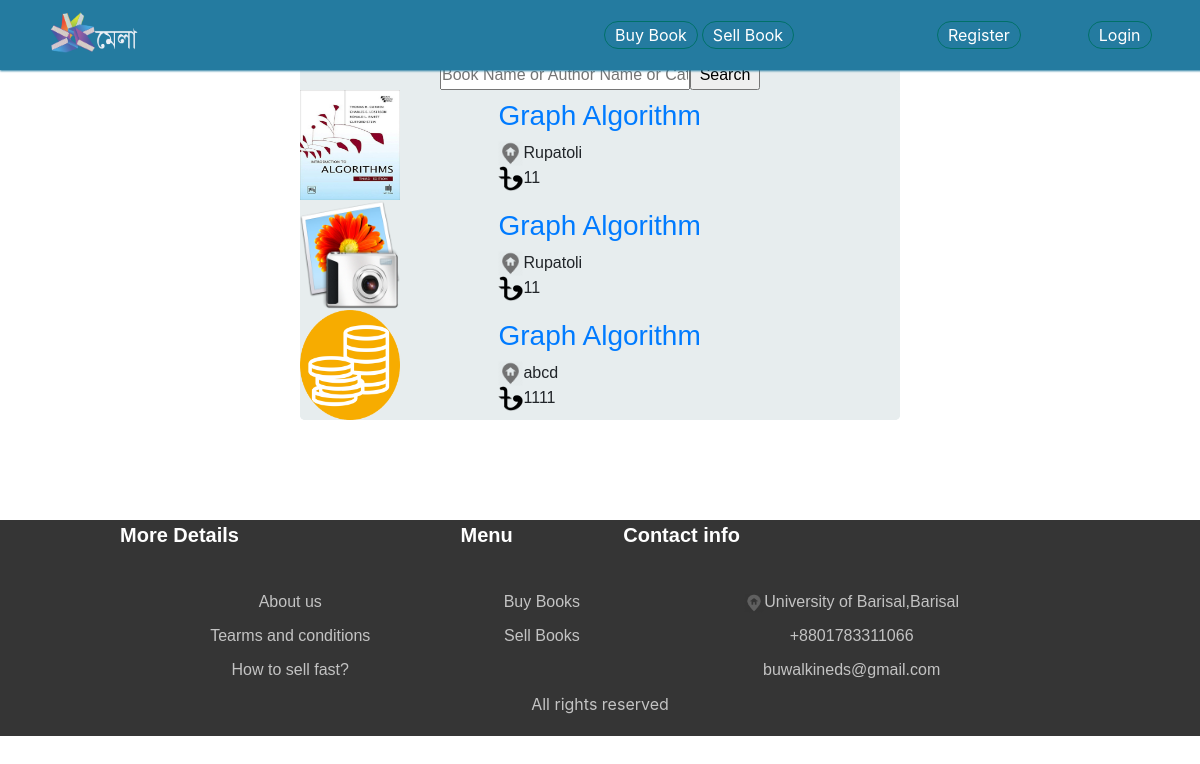
Page /products on the committed database.
### firstapp/models.py (models this page shows, shortened)
class Advertisement(models.Model):
    Book_Name = models.CharField( max_length=250)
    Authors_Name = models.CharField(max_length=250)
    Category = models.ForeignKey("Category",on_delete=models.CASCADE,null=True)
    Books_Condition = models.BooleanField(default=False, null=True)
    Location = models.CharField(max_length=250)
    Division = models.ForeignKey("Division", on_delete=models.CASCADE,null=True)
    Details = models.TextField()
    Price = models.IntegerField()
    Image = models.ImageField(
        upload_to='pictures',
        height_field=None,
        width_field=None,
        max_length=None,
        null = True,
        )
    Poster = models.ForeignKey(settings.AUTH_USER_MODEL, on_delete=models.CASCADE, null = True)

### firstapp/views.py (the view)
# urls.py: path('products',views.products,name = "products"),
def products(request):
    prods = Advertisement.objects.all()
    return render(request,'products.html',{'products':prods})

### templates/products.html (shortened to what this page needs)
{% extends 'base.html' %}
{% load static %}
{% block content %}
<center>
		<div class="detailsdiv">
			<form method="post" action="">
				<table class="searchtable">
					<tr>
						<td>
							<input type="text" name="search" placeholder="Book Name or Author Name or Category" style="width: 250px; height: 30px;" Required>
						</td>
						<td>
							<input type="submit" name="submit" value="Search" style="width: 70px; height: 30px;">
						</td>
					</tr>
				</table>
			</form>
			<table class="detailstable">
            {% for product in products %}
				<tr>
					<td><a href="{% url 'showdetails' product.id %}"><img src="{{product.Image.url}}" height="110" width="100"></a></td>
					<td>
						<a href="{% url 'showdetails' product.id %}"><h3>{{product.Book_Name}}</h3></a>
						<table>
							<tr>
								<td><img src="{% static 'images/location.png' %}" height="25" width="25"></td>
								<td>{{product.Location}}</td>
							</tr>
							<tr>
								<td><img src="{% static 'images/taka.png' %}" height="25" width="25"></td>
								<td>{{product.Price}}</td>
						</table>
					</td>
				</tr>
                {% endfor %}
			</table>
		</div>
	</center>
{% endblock %}

### templates/base.html (shortened to what this page needs)
{% load static %}
<!DOCTYPE html>
<html>
	<head>
		<link rel="stylesheet" href="{% static 'bootstrap/bootstrap4.5.css' %}">
	</head>
	<body>
		<table class="header">
			<tr>
				<td class="logo_inside_header">
					<a href="/"><img src="{% static 'images/logo.png' %}" height="60" width="100"></a>
				</td>
				<td>
					<table>
						<tr>
							<td id="navigation"><a href="{% url 'products' %}">Buy Book</a></td>
							<td id="navigation"><a href="{% url 'postadd' %}">Sell Book</a></td>
						</tr>
					</table>
				</td>
				{% if user.is_authenticated %}
				<td id="navigation"><a href="{% url 'logout' %}">Logout</a></td>
				<td id="navigation"><a href="{% url 'profile' %}">Profile</a></td>
				{% else %}
				<td id="navigation"><a href="{% url 'register' %}">Register</a></td>
				<td id="navigation"><a href="{% url 'login' %}">Login</a></td>
				{% endif %}
			</tr>
		</table>
        {% block content%}
        {% endblock %}
    </body>
	<center class="mainfooter">
		<footer>
			<div class="footerdiv">
				<table class="footertable">
					<tr>
						<th>More Details</th>
						<th>Menu</th>
						<th>Contact info</th>
					</tr>
					<tr>
						<td><a href="">About us</a></td>
						<td><a href="{% url 'products' %}">Buy Books</a></td>
						<td id="contactinfo"><img src="{% static 'images/location.png' %}" height="20" width="20">University of Barisal,Barisal</td>
					</tr>
					<tr>
						<td><a href="">Tearms and conditions</a></td>
						<td><a href="{% url 'postadd' %}">Sell Books</a></td>
						<td id="contactinfo">+8801783311066</td>
					</tr>
					<tr>
						<td><a href="">How to sell fast?</a></td>
						<td></td>
						<td id="contactinfo">buwalkineds@gmail.com</td>
					</tr>
				</table>
				<p style="padding-bottom: 20px; color:white; opacity: 0.7;">All rights reserved</p>
			</div>
		</footer>
	</center>
</html>

### templates/base.html (style rules this page uses)
* { margin: 0; padding: 0; }
.header { box-shadow: 1px 0px 2px 1px #247ba0; background-color: #247BA0; height: 70px; position: fixed; top: 0; width: 100%; z-index: 99999; padding-left: 20px; }
.header a { color: white; margin-left: 4px; text-decoration: none; }
#navigation a { border:1px solid #007168; border-radius: 25px; padding-top:3px; padding-bottom: 3px; padding-left: 10px; padding-right: 10px; font-size: 16px; }
.logo_inside_header { padding-left: 40px; width : 50%; }
* { margin:0; padding: 0; }
.footerdiv { width:100%; background-color: #353535; }
.footertable { padding-top:30px; padding-bottom: 30px; width:80%; }
.footertable th { color:white; font-size: 20px; font-family: Muli, sans-serif; padding-bottom: 40px; }
.footertable td { font-family: Muli, sans-serif; text-align: center; padding-bottom: 10px; }
.footertable a { color:white; opacity: 0.7; text-decoration: none; }
#contactinfo { color:white; opacity: 0.7; }

### templates/products.html (style rules this page uses)
.detailsdiv { width:50%; border-radius: 5px; font-family: Muli, sans-serif; padding-top:10px; margin-top:50px; margin-bottom: 100px; background-color: #E7EDEE; }
.detailstable { background-color: #E7EDEE; width:100%; padding-left:20px; border-radius: 5px; padding-top:20px; border-spacing: 10px; }
.searchtable { background-color: #E7EDEE; border-radius: 5px; }

### rows in the picture
Advertisement: Image (picture), Book_Name "Graph Algorithm", Location "Rupatoli", Price "11"
Advertisement: Image (picture), Book_Name "Graph Algorithm", Location "Rupatoli", Price "11"
Advertisement: Image (picture), Book_Name "Graph Algorithm", Location "abcd", Price "1111"
